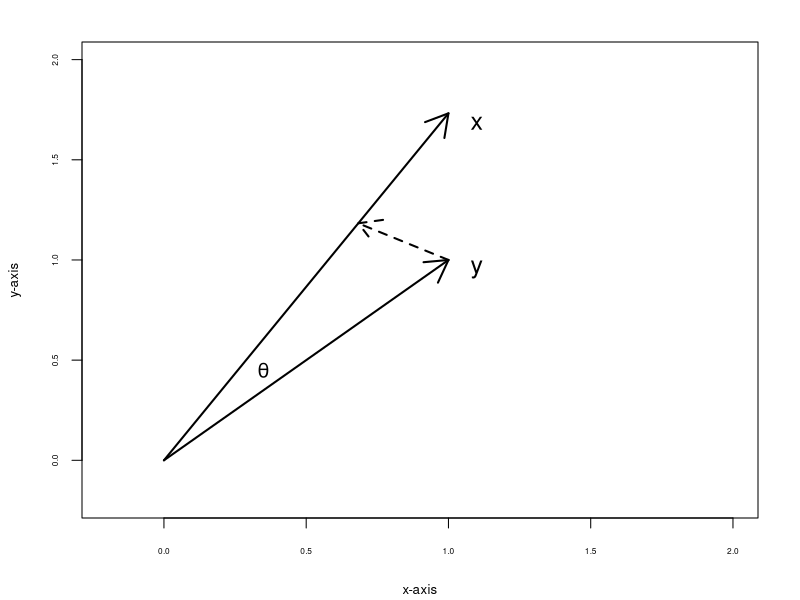

Reproduce this figure in R.
## ---- chunk 1
knitr::opts_knit$set(root.dir = 'C:/Users/neide/OneDrive/Documents/GitHub/BEwebinar/Data')
## ---- chunk 2
par(mar=c(4,4,2,2)+0.1,cex.lab=.8)
plot(NA, xlim=c(-.2,2), ylim=c(-.2,2),xlab="x-axis",ylab="y-axis",yaxt="n",xaxt="n")
axis(1,cex.axis=.5)
axis(2,cex.axis=.5)
x0 <- c(0,0,1,sqrt(3))
y0 <- c(0,0,1,1)
arrows(x0[1],x0[2],x0[3],x0[4],col=1,lwd=2)
arrows(y0[1],y0[2],y0[3],y0[4],col=1,lwd=2)
text(1.1,sqrt(3)-.05,"x",cex=1.5)
text(1.1,.95,"y",cex=1.5)
x <- c(1,sqrt(3))
y <- c(1,1)
dot <- sum(x*y)
proj <- (dot/sum(x^2))*x
z0 <- c(0,0,proj[1],proj[2])
#arrows(z0[1],z0[2],z0[3],z0[4],col=1,lwd=2)
w0 <- c(1,1,proj[1],proj[2])
arrows(w0[1],w0[2],w0[3],w0[4],lwd=2,lty=2)
text(.35,.45,expression(theta),cex=1.2,col=1)
